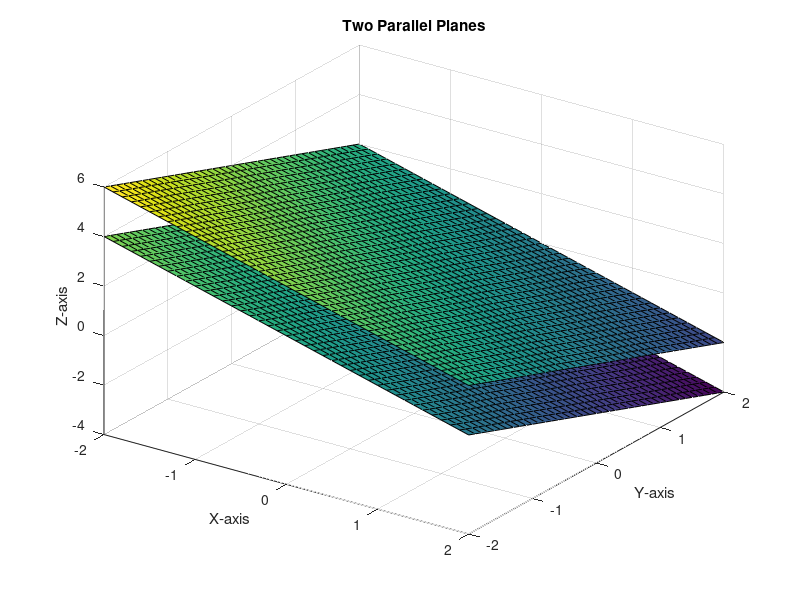

Reproduce this figure in MATLAB.
figure(1)                % Create or activate a figure with number 1
clf                      % Clear the figure
hold on                  % The following plots will be superposed in the same figure
grid on                  % Visible grid lines

x = -2:0.1:2;           % Plotting interval in x-direction
y = -2:0.1:2;           % Plotting interval in y-direction
[X, Y] = meshgrid(x, y); % Create a mesh of (x, y)-coordinate points in the xy-plane

Z1 = -X - Y;            % Define z-values for the first plane
Z2 = -X - Y + 2;        % Define z-values for the second parallel plane

surf(X, Y, Z1)          % Plots the first surface
surf(X, Y, Z2)          % Plots the second surface

view(35, 35)            % Choose the viewing angle
hold off                 % Inactivate the figure

% Add labels and title for better understanding
xlabel('X-axis');       % Label for x-axis
ylabel('Y-axis');       % Label for y-axis
zlabel('Z-axis');       % Label for z-axis
title('Two Parallel Planes'); % Title for the plot
